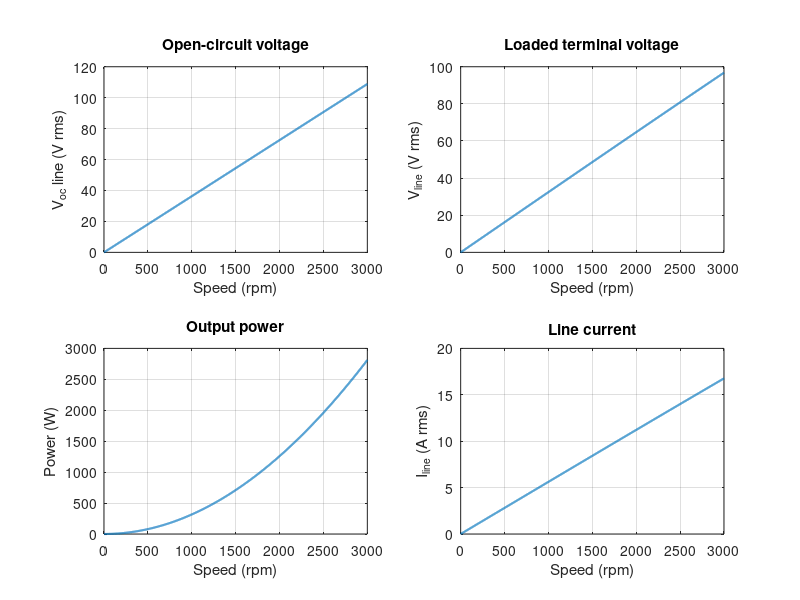

Recreate this plot in MATLAB.
%Dual rotor, single stator, axial flux, PM generator
%3-phase, delta connected (may change to series config but for now delta
%config lowers line voltage so thats why we're using it)

clear
clc
close all

%generator parameters
num_poles = 8;
num_coils = 12; %SHOULD OPTIMIZE, could also be 9 i think
M = 4; %halbach segments per wavelength
num_phases = 3;
num_turns = 100; %SHOULD OPTIMIZE # turns per coil, guess for now but can optimize later
kw = 0.85; %winding factor, assumed 0.85 because that seems to be typical for 12 coils 8 poles

%rotor geometry
od = 0.120; %m, active outer diameter
id = 0.069; %m, active inner diameter

%magnets
Br = 1.4800; %Teslas, max, from spec sheet (N52)
Bh = 52; %MGOe, max, from spec sheet
mag_length = 1*0.0254; %m magnet length
mag_width = 0.5*0.0254; %m, magnet width
thickness = 0.25*0.0254; %m, magnet thickness

%stator geometry
g = 0.003; %m
coil_thickness = 0.25*0.0254; %1/4" thick stator coils
k_loss = 0.9; %a loss term, seems to be standard to account for based on other examples but we can change/update after testing

%wire
d_wire = 0.000812; %m, 20 AWG
coil_width = 0.014; %m, average in middle of coil
rho_cu = 1.72*10^-8; %resistivity of CU at room temp
T_op = 50; %C, operating temperature, idk exactly what value this should be but I assumed a bit higher than air temp for now
L_ph = 0.001; %H, phase inductance, this is based on a paper I found but it is probably different for our generator

%load
R_load = 10; %ohms, load per each phase, just assumed for now because idk what the final load is

%rpm, 0 to 3000 (probably won't get to 3000 but just to be safe)
rpm = 0:1:3000;

%Halbach field per array using mean radius
% B_pk(y) = Br*(1-exp(-k*lm))*sinc_M*exp(-k*y),   
% k = 2*pi/lambda,  lambda = 4*pi*r_mean/p
sincM = sin(pi/M)/(pi/M); %4 segments
r_mean = (od/2 +id/2)/2;
lambda = 4*pi*r_mean/num_poles; %wavelength at mean radius
k = 2*pi/lambda; %how fast field decays with distance
coef = Br * (1-exp(-k*thickness)) * sincM; %accounts for increasing field strength with magnet thickness

avgExp = (exp(-k*g) - exp(-k*(g+coil_thickness)))/(k*coil_thickness); %decay across the air gap, averaged across distance from rotor from g to g+stator thickness
Bmean = 2*coef*avgExp*k_loss; %x2 because of 2 rotor arrays

%flux per pole = avg of sinusoid over poles * pole area
A_pole = pi*((od/2)^2 - (id/2)^2)/num_poles; %area of each pole on rotor
Phi = (2/pi)*Bmean*A_pole; %Wb, 2/pi because field varis sinusoidally across pole

%winding resistance (wire resistance w temp corrections)
N_ph = (num_coils/num_phases) * num_turns;
L_turn = 2*((od/2 - id/2) + coil_width);
A_wire = 1*pi*(d_wire/2)^2; %1 because strands are parallel
R_ph = rho_cu*(1+0.00393*(T_op-20))*N_ph*L_turn/A_wire; %copper losses

%electrical calcs
n = rpm/60;
f = num_poles/2*n; %frequency for faradays law
w_e = 2*pi*f; %frequency in radians
E_ph = 4.44*f*N_ph*Phi*kw; %rms, using faradays law, 4.44 is for converting to rms, per phase which is the same as the line voltage bc of delta config
Z_tot = sqrt((R_ph + R_load)^2 + (w_e*L_ph).^2); %impedance, account for load and copper resistance
I_ph = E_ph./Z_tot; %phase current
I_line = sqrt(3)*I_ph; %line current, increased bc delta config
V_term = I_ph * R_load; %voltage
P_out = num_phases*I_ph.^2*R_load;
P_cu = num_phases*I_ph.^2*R_ph;
eff = P_out./(P_out+P_cu);
eff(isnan(eff)) = 0;

%print outputs
fprintf('Mean coil flux density = %.3f T | Flux/pole = %.3e Wb | N_ph = %d | R_ph = %.3f ohm\n', ...
        Bmean, Phi, N_ph, R_ph);
fprintf('At %d rpm: Voc = %.1f V, V_load = %.1f V, P = %.1f W\n', ...
        rpm(end), E_ph(end), V_term(end), P_out(end));

%% 
%graphs
%not using all these graphs for presentation, open circuti and power are
%importanr for rn but made the rest to look at later
%rpm vs voltage
figure('Position',[100 100 1000 700]);
subplot(2,2,1); plot(rpm,E_ph,'LineWidth',1.5); grid on;
xlabel('Speed (rpm)'); ylabel('V_{oc} line (V rms)'); title('Open-circuit voltage');
subplot(2,2,2); plot(rpm,V_term,'LineWidth',1.5); grid on;
xlabel('Speed (rpm)'); ylabel('V_{line} (V rms)'); title('Loaded terminal voltage');
subplot(2,2,3); plot(rpm,P_out,'LineWidth',1.5); grid on;
xlabel('Speed (rpm)'); ylabel('Power (W)'); title('Output power');
subplot(2,2,4); plot(rpm,I_line,'LineWidth',1.5); grid on;
xlabel('Speed (rpm)'); ylabel('I_{line} (A rms)'); title('Line current');
 
